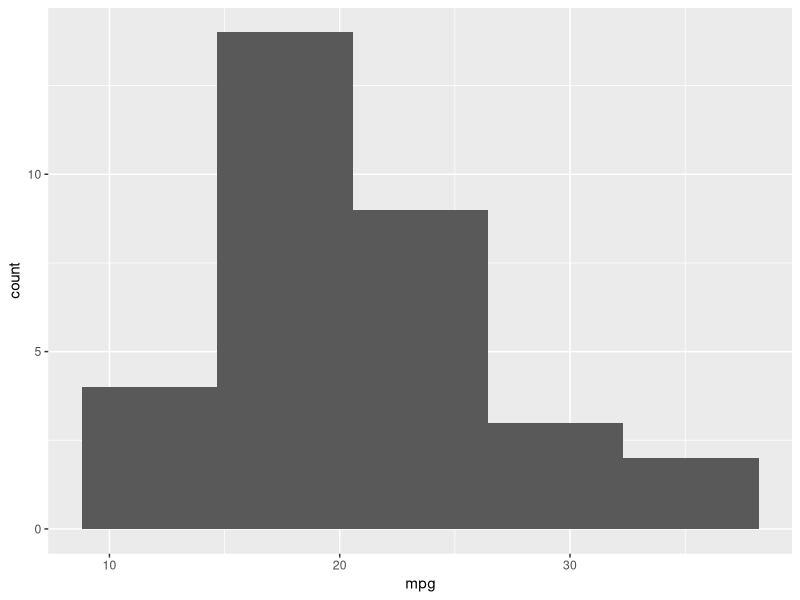
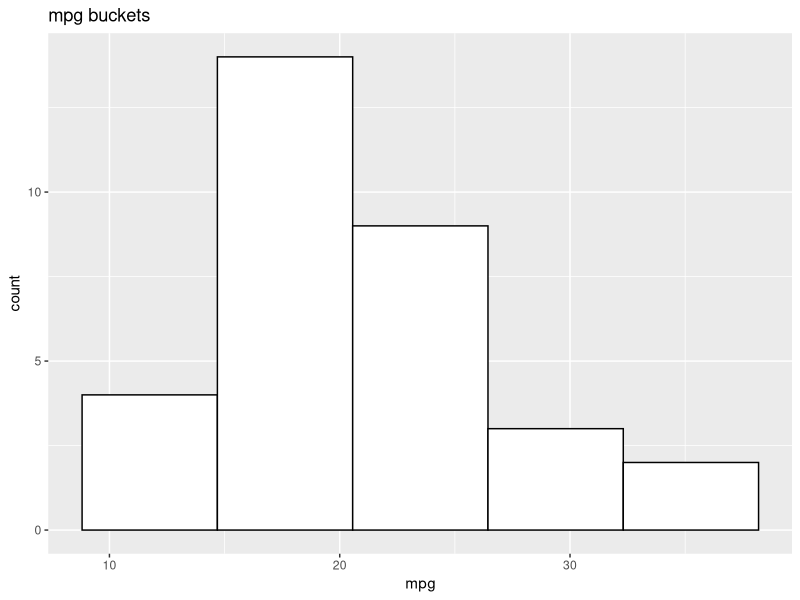
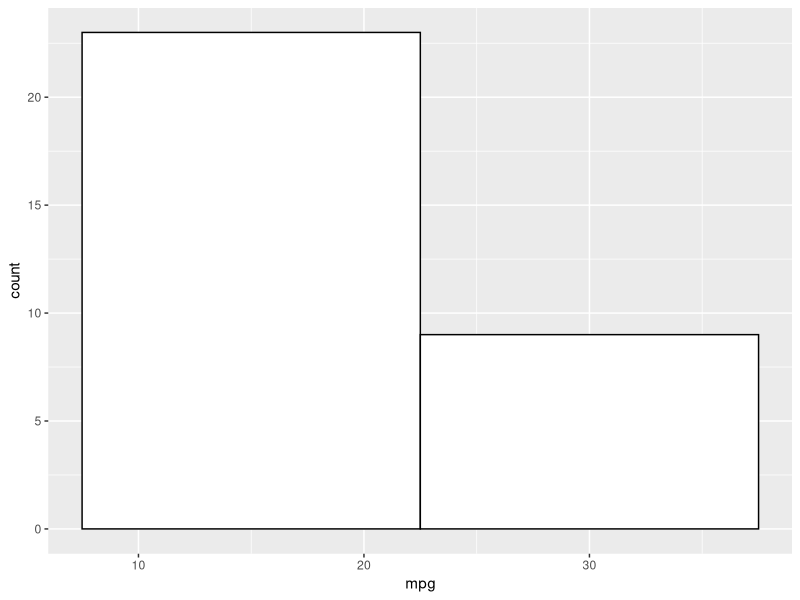

The R script that drew these images, in order:
#6.8 Histograms and Line Charts 

install.packages("ggplot2")
library(ggplot2)

mtc <- mtcars
ggplot(mtc,aes(x=mpg)) + geom_histogram(bins=5)

g <- ggplot(mtc,aes(x=mpg)) + geom_histogram(bins=5, color="black", fill="white")

g + ggtitle("mpg buckets")

g <- ggplot (mtc, aes(x=mpg)) +geom_histogram(binwidth = 10, color="black", fill="white")
g <- ggplot (mtc, aes(x=mpg)) +geom_histogram(binwidth = 2, color="black", fill="white")
g <- ggplot (mtc, aes(x=mpg)) +geom_histogram(binwidth = 15, color="black", fill="white")
g
